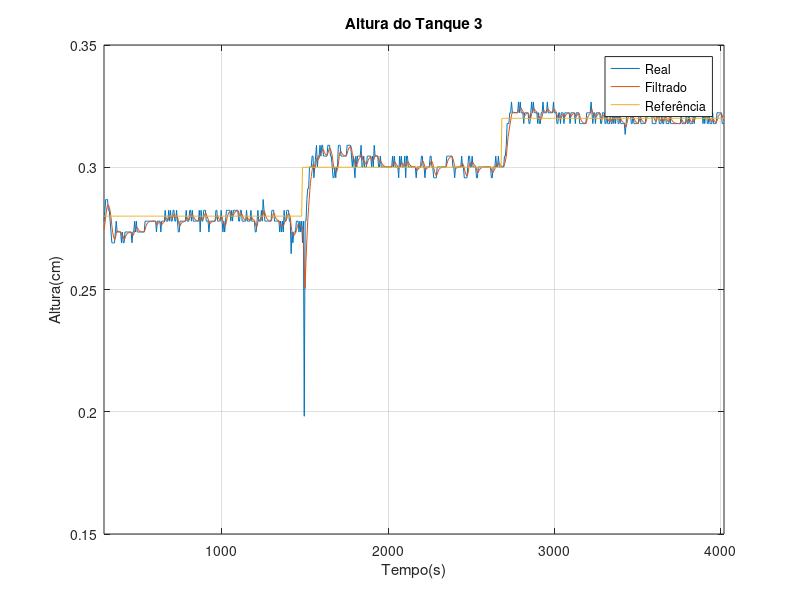
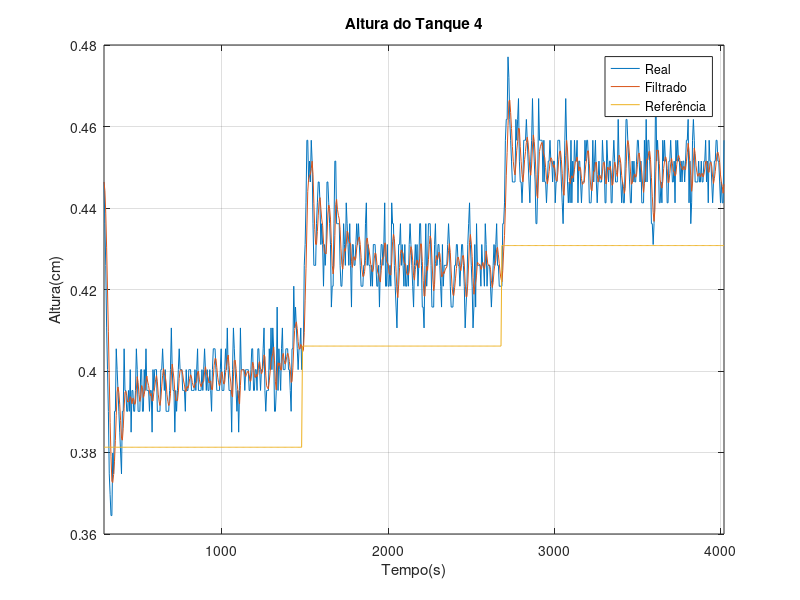
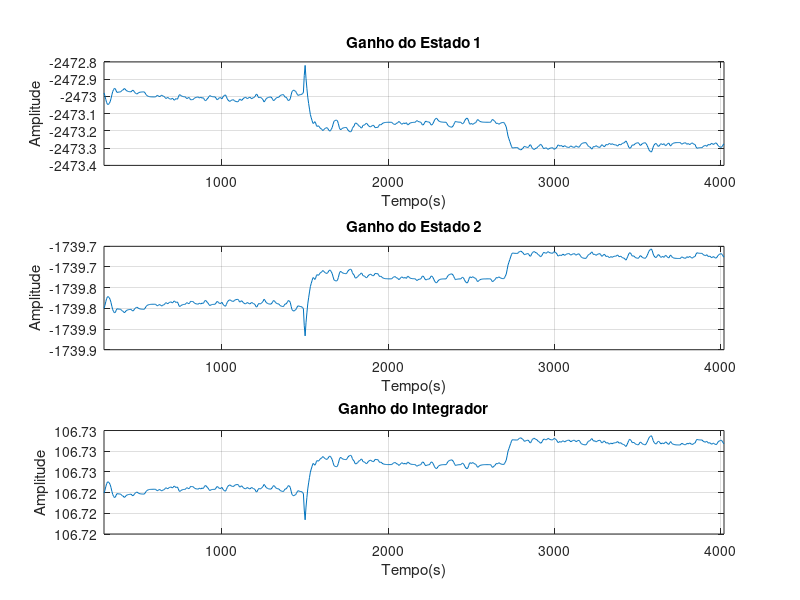
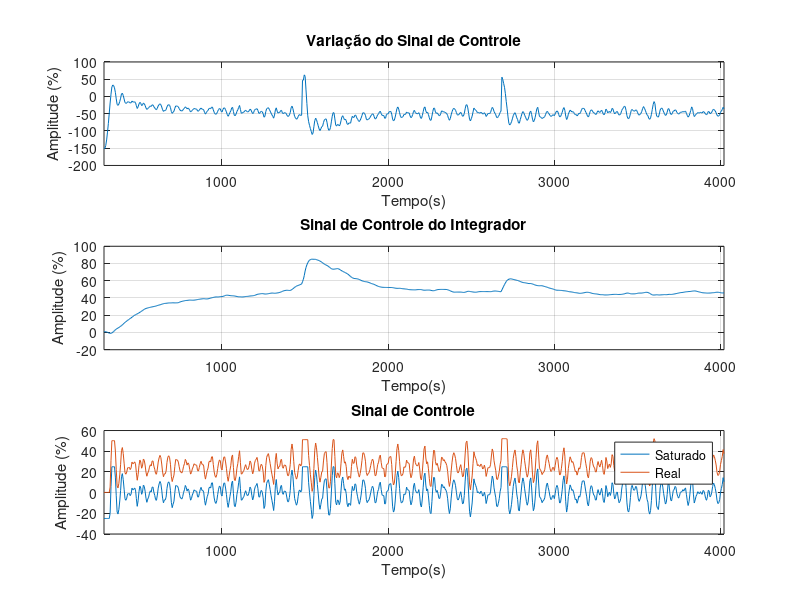

These figures' MATLAB source, in order: (Note: this script raises an error after producing the figures.)
clear
clc
%%
load('tarsis_seguimento_referencia_25_4.mat')
%% Determinação dos inicios e finais de vetores
% Verifica a posicao de inicio do vetor a ser aplicado 
total = length(Level3CM);
partial = length(x_i);
delay = total - partial + 1;
space_time = [t(delay) t(end)];
%%
% Conversão do Sinal de Controle de Operação em Referência
sp_q = uop*16.4 + 357.3;
sp_h3 = ((sp_q - 309.9)/87.07).^2;
sp_h4 = (sp_q - 431.2)/33.51 + sp_h3;
%%
figure
plot(t(delay:end),h3*1e-2);
hold on
plot(t(delay:end),h3f);
plot(t(delay:end),sp_h3*1e-2);
xlabel('Tempo(s)')
ylabel('Altura(cm)')
xlim(space_time)
grid on
title('Altura do Tanque 3')
legend('Real','Filtrado','Referência')
%%
figure
plot(t(delay:end),h4*1e-2);
hold on
plot(t(delay:end),h4f);
plot(t(delay:end),sp_h4*1e-2);
xlabel('Tempo(s)')
ylabel('Altura(cm)')
xlim(space_time)
grid on
title('Altura do Tanque 4')
legend('Real','Filtrado','Referência')
%%
figure
subplot(3,1,1)
plot(t(delay:end),K1)
title('Ganho do Estado 1')
ylabel('Amplitude')
xlabel('Tempo(s)')
grid on
xlim(space_time)
subplot(3,1,2)
plot(t(delay:end),K2 )
title('Ganho do Estado 2')
ylabel('Amplitude')
xlabel('Tempo(s)')
grid on
xlim(space_time)
subplot(3,1,3)
plot(t(delay:end),Ka )
title('Ganho do Integrador')
ylabel('Amplitude')
xlabel('Tempo(s)')
grid on
xlim(space_time)
%%
figure
subplot(3,1,1)
plot(t(delay:end),du )
title('Variação do Sinal de Controle')
ylabel('Amplitude (%)')
xlabel('Tempo(s)')
grid on
xlim(space_time)
subplot(3,1,2)
plot(t(delay:end),u_i )
title('Sinal de Controle do Integrador')
ylabel('Amplitude (%)')
xlabel('Tempo(s)')
grid on
xlim(space_time)
subplot(3,1,3)
plot(t(delay:end),u_s )
hold on
plot(t(delay:end),u )
title('Sinal de Controle')
ylabel('Amplitude (%)')
xlabel('Tempo(s)')
legend('Saturado','Real')
grid on
xlim(space_time)
%%
figure
plot(t(delay:end),erro )
title('Erro')
ylabel('Amplitude (%)')
xlabel('Tempo(s)')
xlim(space_time)
grid on
%%
figure
plot(t(delay:end),x_i )
title('Estado do Integrador')
ylabel('Amplitude (%)')
xlabel('Tempo(s)')
xlim(space_time)
grid on
%%
figure
T = 5.2632;
x = sdpvar(3,1);
A{1}=[-0.0111 0.0111; 0.0155 -0.0193]; % Matriz de Estados 1
A{2}=[-0.0111 0.0111; 0.0238 -0.0282]; % Matriz de Estados 2

B{1}=[1.0e-04 *0.5432; 0];
B{2}=B{1};

C=[0 1];
D=0;

% Discretização com ZOH
[Ad{1},Bd{1},Cd{1},Dd{1}]=c2dm(A{1},B{1},C,D,T,'zoh');
[Ad{2},Bd{2},Cd{2},Dd{2}]=c2dm(A{2},B{2},C,D,T,'zoh');
% Dimensão das matrizes
n=size(Ad{1},1);
m=size(Bd{1},2);
% Espaço de Estados Aumentados
Aa{1}=[Ad{1} zeros(n,m); -Cd{1}*Ad{1} 1];
Aa{2}=[Ad{2} zeros(n,m); -Cd{2}*Ad{2} 1];
Ba{1}=[Bd{1}; -Cd{1}*Bd{1}];
Ba{2}=[Bd{2}; -Cd{2}*Bd{2}];

N=size(Ad,2);
lambda = 0.95;
rho = 25;

[out]= mauriciosat1(Aa,Ba,1,1,1,1,1,lambda,rho);

q=coefs(out.P);
P1=inv(q{1});
P2=inv(q{2});
% Configurando o solver

% x_ = [(h4(1:621)*1e-2 - sp_h4(1:621)*1e-2);(h3(1:621)*1e-2 - sp_h3(1:621)*1e-2);x_i(1:621)];
% plot_dir3(x_(1,:)',x_(2,:)',x_(3,:)','r')
% hold on
x_ = [(h4f  - sp_h4 *1e-2);(h3f  - sp_h3 *1e-2);x_i ];
plot_dir3(x_(1,:)',x_(2,:)',x_(3,:)','g')
hold on
plot(x'*P1*x <= 1 & x'*P2*x <= 1)

title('Trajetória dos Estados, Saturação de 25%')
xlabel('h_{4}')
ylabel('h_{3}')
zlabel('x_{i}')